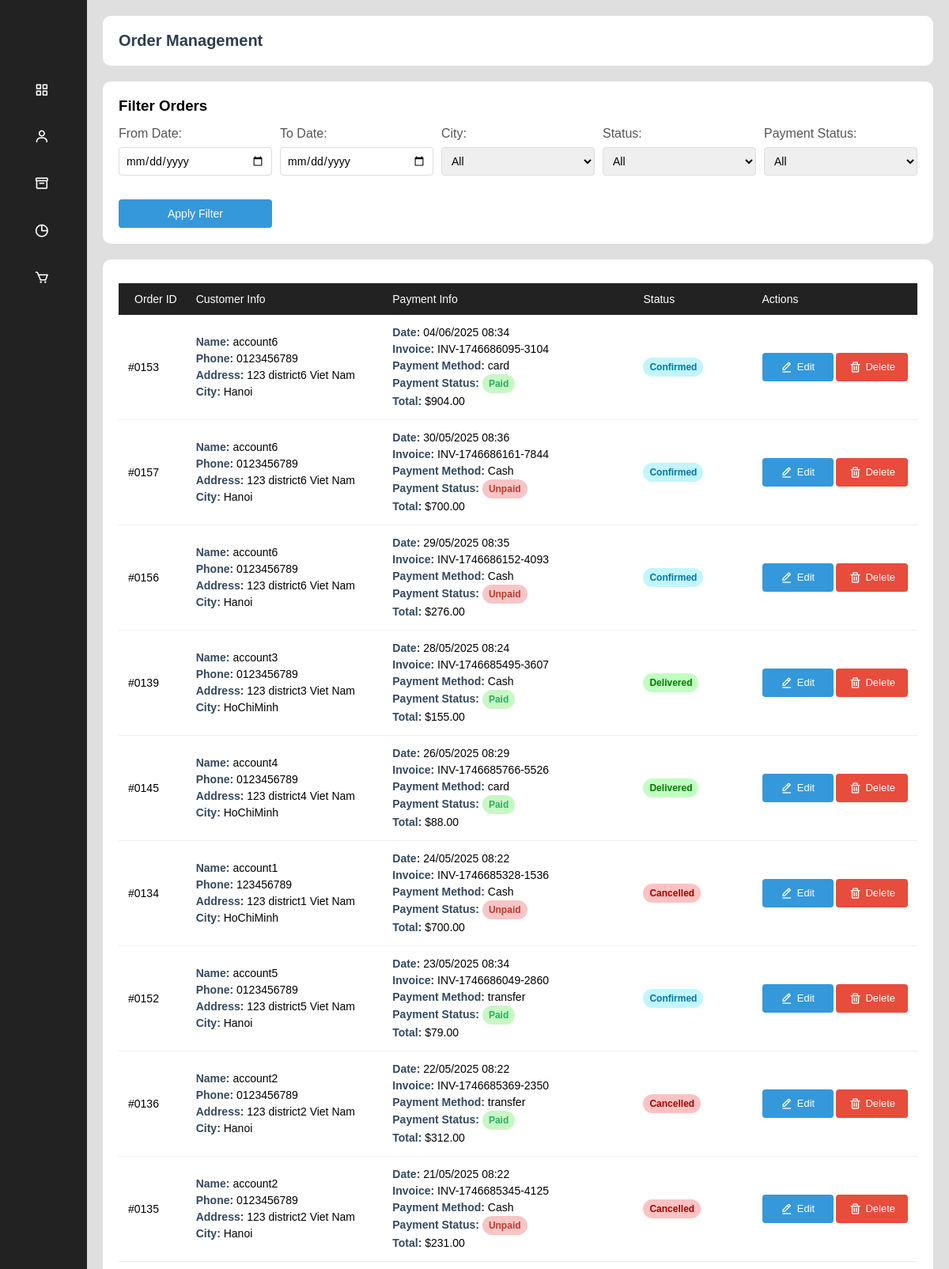
/Admin/php/order.php (signed in, upper part), run on the app's committed database.
### tables this page shows
CREATE TABLE `checkout` (
  `order_id` int(11) NOT NULL,
  `user_id` int(11) NOT NULL,
  `order_date` datetime NOT NULL,
  `shipping_fullname` varchar(100) NOT NULL,
  `shipping_phone` varchar(20) NOT NULL,
  `shipping_address` text NOT NULL,
  `shipping_city` varchar(100) NOT NULL,
  `payment_method` varchar(50) NOT NULL DEFAULT 'Cash',
  `bank_reference` varchar(100) DEFAULT NULL,
  `card_last4` varchar(4) DEFAULT NULL,
  `card_brand` varchar(50) DEFAULT NULL,
  `total_amount` decimal(10,2) NOT NULL,
  `order_notes` text DEFAULT NULL,
  `order_status` varchar(50) NOT NULL DEFAULT 'Pending',
  `created_at` timestamp NOT NULL DEFAULT current_timestamp(),
  `card_number` varchar(16) DEFAULT NULL,
  `card_holder` varchar(100) DEFAULT NULL
);

CREATE TABLE `invoices` (
  `invoice_id` int(11) NOT NULL,
  `order_id` int(11) NOT NULL,
  `invoice_number` varchar(20) NOT NULL,
  `invoice_date` datetime NOT NULL DEFAULT current_timestamp(),
  `payment_status` varchar(50) NOT NULL DEFAULT 'Unpaid',
  `payment_date` datetime DEFAULT NULL,
  `subtotal` decimal(10,2) NOT NULL,
  `tax_amount` decimal(10,2) DEFAULT 0.00,
  `shipping_fee` decimal(10,2) DEFAULT 0.00,
  `discount_amount` decimal(10,2) DEFAULT 0.00,
  `total_amount` decimal(10,2) NOT NULL,
  `notes` text DEFAULT NULL,
  `created_at` timestamp NOT NULL DEFAULT current_timestamp(),
  `updated_at` timestamp NOT NULL DEFAULT current_timestamp() ON UPDATE current_timestamp()
);

### Admin/php/order.php (the view, shortened to what this page needs)
<?php
require_once 'db.php';
$where_clause = "1=1";
$sql = "SELECT o.*, u.fullname as customer_name, i.invoice_number, i.payment_status, i.total_amount,
               o.shipping_fullname, o.shipping_phone, o.shipping_address, o.shipping_city,
               o.payment_method, o.order_date, o.order_status
        FROM checkout o
        LEFT JOIN user u ON o.user_id = u.id
        LEFT JOIN invoices i ON o.order_id = i.order_id
        WHERE $where_clause
        ORDER BY o.order_date DESC";
$result = $conn->query($sql);
?>
<!DOCTYPE html>
<html>
<head>
  <link rel="stylesheet" href="../css/order.css">
  <link rel="stylesheet" href="../css/grid.css">
  <link href='https://unpkg.com/boxicons@2.1.4/css/boxicons.min.css' rel='stylesheet'>
</head>
<body>
  <div class="sidebar">
    <div class="logo"></div>
    <ul class="menu">
        <li>
            <a href="dashboard.php">
                <i class='bx bx-grid-alt'></i>
            </a>
        </li>
        <li>
            <a href="user.php">
                <i class='bx bx-user'></i>
            </a>
        </li>
        <li>
            <a href="addproduct.php">
                <i class='bx bx-box'></i>
            </a>
        </li>
        <li class="active">
            <a href="analytics.php">
                <i class='bx bx-pie-chart-alt'></i>
            </a>
        </li>
        <li>
            <a href="order.php">
                <i class='bx bx-cart'></i>
            </a>
        </li>
    </ul>
</div>
  <div class="main_content">
    <div class="header_wrapper">
      <h2 class="header_title">Order Management</h2>
    </div>
    <div class="filter_order">
        <h3>Filter Orders</h3>
        <form method="POST" action="order.php" class="filter_info">
            <div class="filter">
              <label>From Date:</label>
              <input type="date" name="from_date">
            </div>
            <div class="filter">
              <label>To Date:</label>
              <input type="date" name="to_date">
            </div>
            <div class="filter">
              <label>City:</label>
              <select name="city">
                <option value="">All</option>
              </select>
            </div>
            <div class="filter">
              <label>Status:</label>
              <select name="status">
                <option value="">All</option>
              </select>
            </div>
            <div class="filter">
              <label>Payment Status:</label>
              <select name="payment_status">
                <option value="">All</option>
              </select>
            </div>
            <button type="submit" class="submit-btn">Apply Filter</button>
        </form>
    </div>
    <div class="tabular_wrapper">
  <div class="table_container">
    <table>
      <thead>
        <tr>
          <th>Order ID</th>
          <th>Customer Info</th>
          <th>Payment Info</th>
          <th>Status</th>
          <th>Actions</th>
        </tr>
      </thead>
      <tbody>
        <?php if ($result && $result->num_rows > 0): ?>
          <?php while($row = $result->fetch_assoc()): ?>
            <tr>
              <td>#<?php echo sprintf('%04d', $row['order_id']); ?></td>
              <td>
                <strong>Name:</strong> <?php echo htmlspecialchars($row['shipping_fullname']); ?><br>
                <strong>Phone:</strong> <?php echo htmlspecialchars($row['shipping_phone']); ?><br>
                <strong>Address:</strong> <?php echo htmlspecialchars($row['shipping_address']); ?><br>
                <strong>City:</strong> <?php echo htmlspecialchars($row['shipping_city']); ?>
              </td>
              <td>
                <strong>Date:</strong> <?php echo date('d/m/Y H:i', strtotime($row['order_date'])); ?><br>
                <strong>Invoice:</strong> <?php echo $row['invoice_number'] ?? 'N/A'; ?><br>
                <strong>Payment Method:</strong> <?php echo htmlspecialchars($row['payment_method']); ?><br>
                <strong>Payment Status:</strong>
                <span class="status <?php echo strtolower($row['payment_status']); ?>">
                  <?php echo htmlspecialchars($row['payment_status']); ?>
                </span><br>
                <strong>Total:</strong> $<?php echo number_format($row['total_amount'], 2); ?>
              </td>
              <td>
                <span class="status <?php echo strtolower($row['order_status']); ?>">
                  <?php echo ucfirst($row['order_status']); ?>
                </span>
              </td>
              <td class="action-buttons">
                <a href="order.php?edit=<?php echo $row['order_id']; ?>" class="btn btn-edit">
                    <i class='bx bx-edit-alt'></i>
                    Edit
                </a>
                <a href="#" onclick="return confirmDelete(<?php echo $row['order_id']; ?>)" class="btn btn-delete">
    <i class='bx bx-trash'></i>
    Delete
</a>
              </td>
            </tr>
          <?php endwhile; ?>
        <?php else: ?>
          <tr>
            <td colspan="5"><?php echo isset($error_message) ? $error_message : 'No orders found'; ?></td>
          </tr>
        <?php endif; ?>
      </tbody>
    </table>
  </div>
</div>
  </div>
</body>
</html>

### Admin/css/order.css (style rules this page uses)
* { margin: 0; padding: 0; box-sizing: border-box; font-family: 'Poppins', sans-serif; }
html, body { height: 100vh; overflow-x: hidden; background-color: #dfdfdf; }
body { display: flex; }
.sidebar { position: fixed; top: 0; left: 0; height: 100vh; width: 110px; padding: 0 1.7rem; overflow: hidden; transition: all 0.5s linear; background: #222; z-index: 100; }
.main_content { flex: 1; margin-left: 110px; padding: 20px; transition: all 0.5s linear; width: calc(100% - 110px); }
.logo { height: 80px; padding: 16px; }
.menu { height: 88%; position: relative; list-style: none; padding: 0; }
.menu li { padding: 1rem; margin: 8px 0; border-radius: 8px; transition: all 0.5s ease-in-out; }
.menu a { color: white; text-decoration: none; font-size: 14px; display: flex; align-items: center; gap: 1.5rem; }
.menu a i { font-size: 1.2rem; }
.header_wrapper { background: #fff; border-radius: 10px; padding: 20px; margin-bottom: 20px; }
.filter_order { background: #fff; border-radius: 10px; padding: 20px; margin-bottom: 20px; }
.tabular_wrapper { background: #fff; border-radius: 10px; padding: 20px; overflow-x: auto; }
.header_title { color: #2c3e50; font-size: 20px; }
.filter_info { display: grid; grid-template-columns: repeat(auto-fit, minmax(180px, 1fr)); gap: 10px; margin-top: 15px; }
.filter { display: flex; flex-direction: column; }
.filter label { margin-bottom: 8px; color: #555; font-weight: 500; }
.filter input, .filter select { padding: 8px; border: 1px solid #ddd; border-radius: 4px; font-size: 14px; }
.submit-btn { background: #3498db; color: white; border: none; padding: 10px 20px; border-radius: 4px; cursor: pointer; font-size: 14px; transition: background 0.3s; margin-top: 20px; }
.table_container { overflow-x: auto; width: 100%; }
table { width: 100%; border-collapse: collapse; margin-top: 10px; background: #fff; font-size: 14px; min-width: 600px; }
th { background: #222; color: #fff; padding: 12px; text-align: left; font-weight: 500; white-space: nowrap; position: sticky; top: 0; z-index: 10; font-size: 14px; }
td { padding: 10px; border-bottom: 1px solid #eee; vertical-align: middle; line-height: 1.5; font-size: 14px; }
table th:first-child, table td:first-child { padding-left: 20px; }
table th:last-child, table td:last-child { padding-right: 20px; }
table th:nth-child(1) { width: 8%; }
table th:nth-child(2) { width: 25%; }
table th:nth-child(3) { width: 32%; }
table th:nth-child(4) { width: 15%; }
table th:nth-child(5) { width: 20%; }
.status { padding: 6px 12px; border-radius: 20px; color: white; font-size: 12px; font-weight: 500; display: inline-block; text-transform: capitalize; }
.status.confirmed { background-color: #c2f5ff; color: #0077a6; }
.status.delivered { background-color: #c2ffc2; color: #007a00; }
.status.cancelled { background-color: #ffc2c2; color: #a60000; }
.action-buttons { display: auto; gap: 8px; white-space: nowrap; justify-content: center; align-items: center; }
.btn { padding: 8px 16px; border-radius: 4px; font-size: 13px; display: inline-flex; align-items: center; gap: 5px; text-decoration: none; transition: all 0.3s ease; cursor: pointer; border: none; min-width: 90px; justify-content: center; }
.btn-edit { background-color: #3498db; color: white; }
.btn-delete { background-color: #e74c3c; color: white; }
.btn i { font-size: 16px; }
.status.paid { background-color: #c8f7c5; color: #27ae60; }
.status.unpaid { background-color: #f7c5c5; color: #c0392b; }

### Admin/php/order.php (style rules this page uses)
.status { padding: 3px 8px; border-radius: 12px; color: white; font-size: 12px; font-weight: bold; }
td { vertical-align: middle; padding: 12px !important; }
strong { color: #34495e; }
.submit-btn { background-color: #3498db; color: white; border: none; padding: 10px 15px; border-radius: 4px; cursor: pointer; }

### data on the page
checkout: order_id "0153", shipping_fullname "account6", shipping_phone "0123456789", shipping_address "123 district6 Viet Nam", shipping_city "Hanoi", order_date "04/06/2025 08:34", invoices.invoice_number "INV-1746686095-3104", payment_method "card", invoices.payment_status "Paid", invoices.total_amount "904.00", order_status "Confirmed"
checkout: order_id "0157", shipping_fullname "account6", shipping_phone "0123456789", shipping_address "123 district6 Viet Nam", shipping_city "Hanoi", order_date "30/05/2025 08:36", invoices.invoice_number "INV-1746686161-7844", payment_method "Cash", invoices.payment_status "Unpaid", invoices.total_amount "700.00", order_status "Confirmed"
checkout: order_id "0156", shipping_fullname "account6", shipping_phone "0123456789", shipping_address "123 district6 Viet Nam", shipping_city "Hanoi", order_date "29/05/2025 08:35", invoices.invoice_number "INV-1746686152-4093", payment_method "Cash", invoices.payment_status "Unpaid", invoices.total_amount "276.00", order_status "Confirmed"
checkout: order_id "0139", shipping_fullname "account3", shipping_phone "0123456789", shipping_address "123 district3 Viet Nam", shipping_city "HoChiMinh", order_date "28/05/2025 08:24", invoices.invoice_number "INV-1746685495-3607", payment_method "Cash", invoices.payment_status "Paid", invoices.total_amount "155.00", order_status "Delivered"
checkout: order_id "0145", shipping_fullname "account4", shipping_phone "0123456789", shipping_address "123 district4 Viet Nam", shipping_city "HoChiMinh", order_date "26/05/2025 08:29", invoices.invoice_number "INV-1746685766-5526", payment_method "card", invoices.payment_status "Paid", invoices.total_amount "88.00", order_status "Delivered"
checkout: order_id "0134", shipping_fullname "account1", shipping_phone "123456789", shipping_address "123 district1 Viet Nam", shipping_city "HoChiMinh", order_date "24/05/2025 08:22", invoices.invoice_number "INV-1746685328-1536", payment_method "Cash", invoices.payment_status "Unpaid", invoices.total_amount "700.00", order_status "Cancelled"
checkout: order_id "0152", shipping_fullname "account5", shipping_phone "0123456789", shipping_address "123 district5 Viet Nam", shipping_city "Hanoi", order_date "23/05/2025 08:34", invoices.invoice_number "INV-1746686049-2860", payment_method "transfer", invoices.payment_status "Paid", invoices.total_amount "79.00", order_status "Confirmed"
checkout: order_id "0136", shipping_fullname "account2", shipping_phone "0123456789", shipping_address "123 district2 Viet Nam", shipping_city "Hanoi", order_date "22/05/2025 08:22", invoices.invoice_number "INV-1746685369-2350", payment_method "transfer", invoices.payment_status "Paid", invoices.total_amount "312.00", order_status "Cancelled"
checkout: order_id "0135", shipping_fullname "account2", shipping_phone "0123456789", shipping_address "123 district2 Viet Nam", shipping_city "Hanoi", order_date "21/05/2025 08:22", invoices.invoice_number "INV-1746685345-4125", payment_method "Cash", invoices.payment_status "Unpaid", invoices.total_amount "231.00", order_status "Cancelled"
